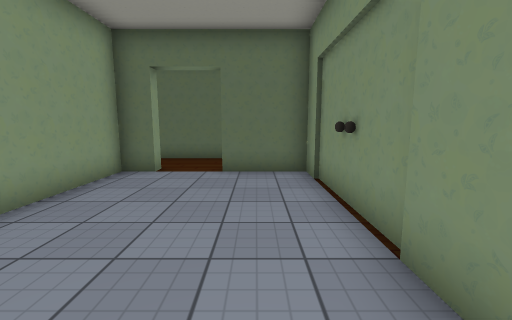
[1] (above)

19 first-person views from a walk through a scene from a Unity 3-D project. The camera is 1.4 m above the floor, tilts 8° down and sees 90° across. The floor is counted in squares, 1 m on a side. Each view is taken from the middle of a square. On the plan, view 1 faces up. The plan holds only what a view shows up to about 13 squares ahead; the rest is blank. The place goes on beyond the plan. The player character is not drawn. Door leaves are left out, so doorways stand open. Some surface patterns are stand-ins.

[2]
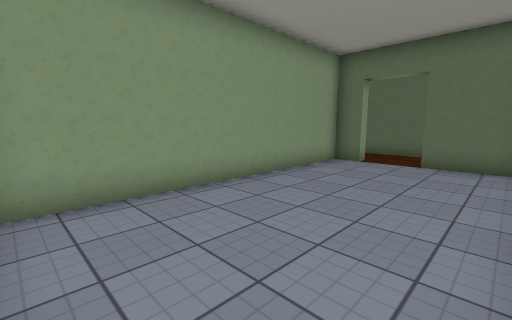

[3]
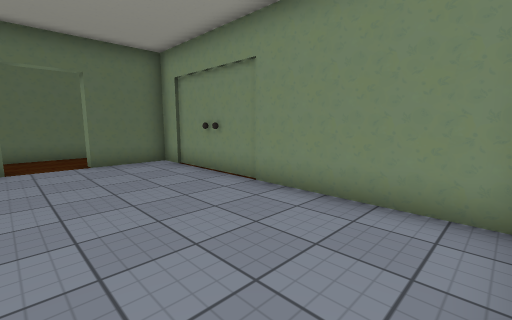

[4]
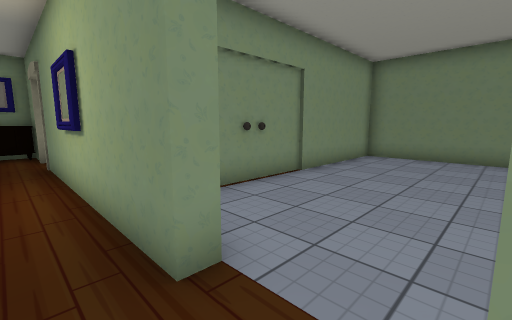

[5]
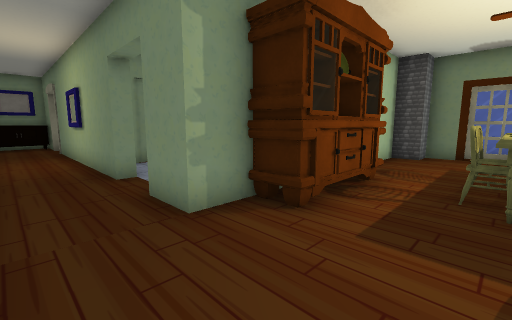

[6]
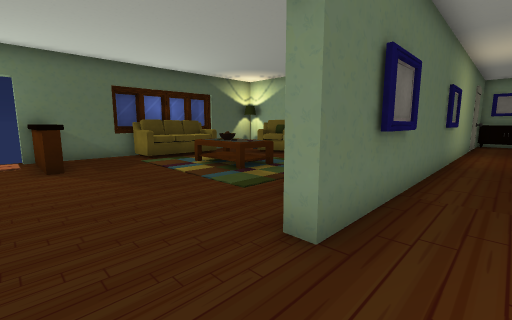

[7]
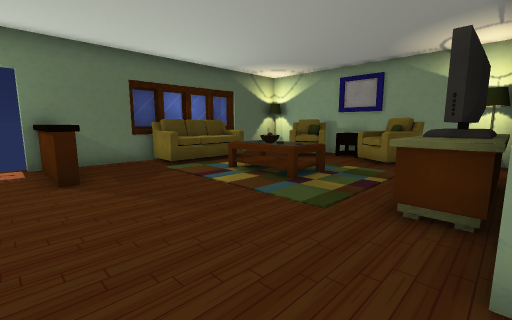

[8]
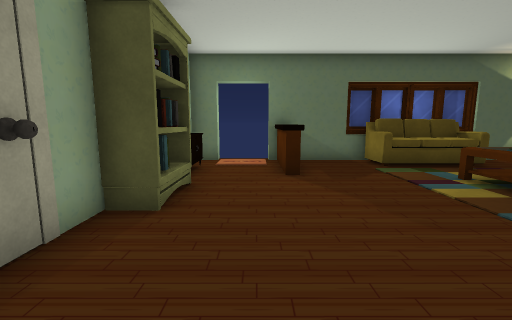

[9]
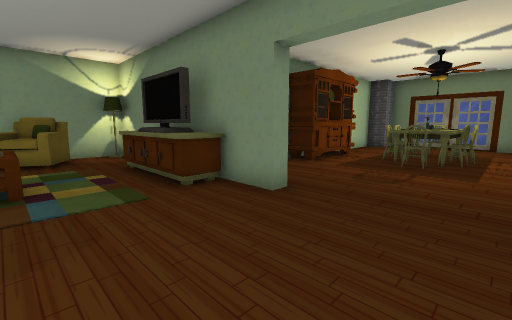

[10]
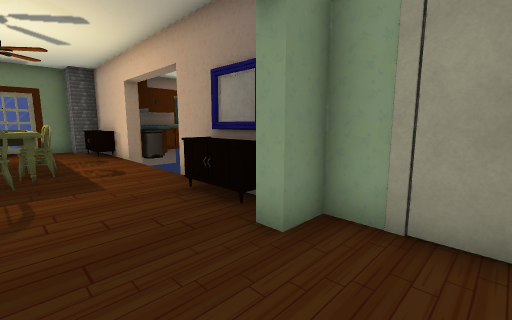

[11]
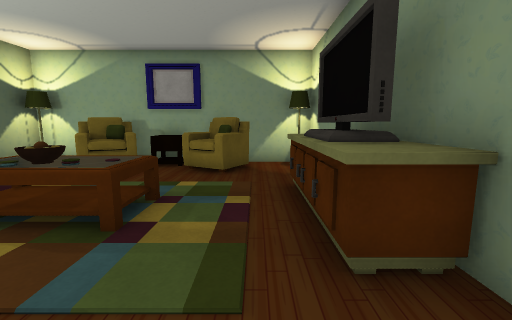

[12]
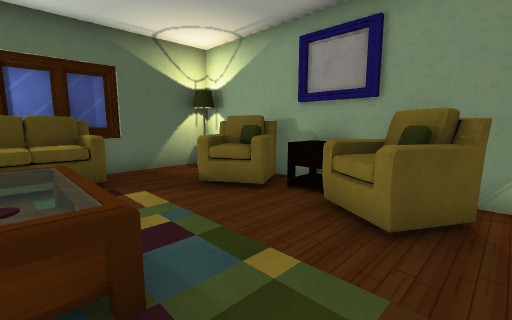

[13]
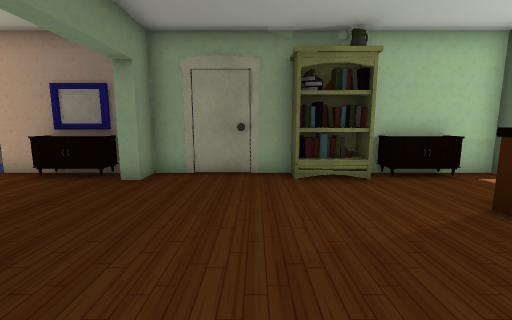

[14]
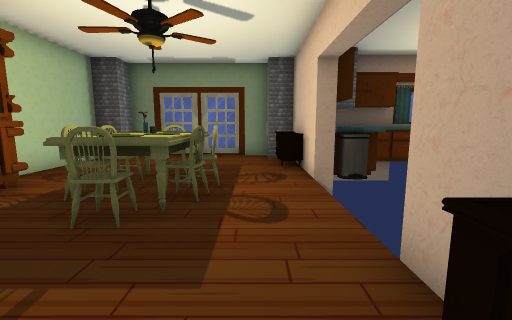

[15]
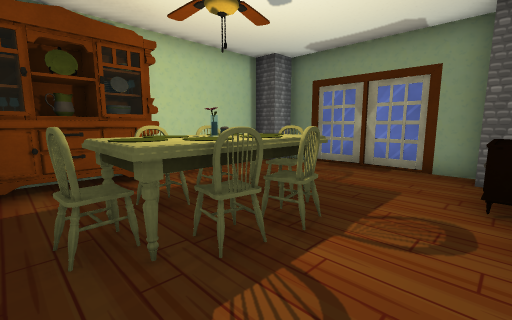

[16]
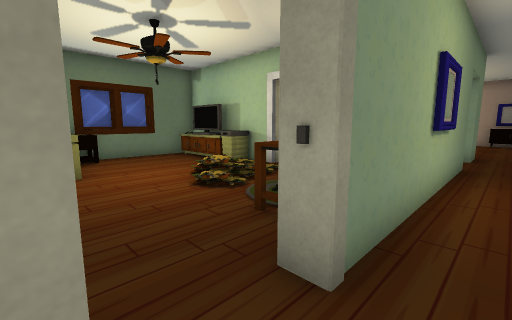

[17]
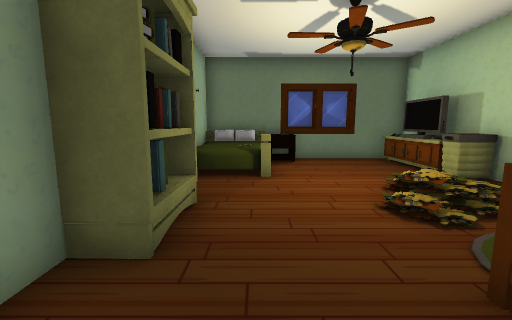

[18]
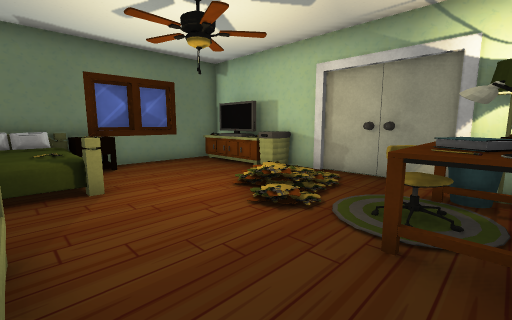

[19]
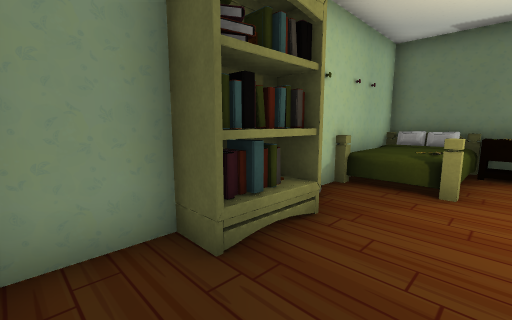

### Floor plan
Ten units are one square. View 1 is at (0, 0); x grows to the right and y downward. Boxes are objects, and circles mark ways between rooms. Rooms are numbered by the first view taken in them; rooms with no view inside come last. Other rooms are left out.
<svg viewBox="-160 -220 270 252">
<path fill="none" stroke="#000" d="M15 -44 15 -75 -10 -75M-30 -75 -40 -75 -40 21M-31 25 15 25 15 -36M-45 -65 -45 -80 -30 -80M-10 -80 72 -80 72 -74M-125 -100 -125 -65M-125 -151 -125 -110 -115 -110 -115 -105M-125 -25 -125 15 -115 15 -115 25 -55 25 -55 15 -45 15 -45 -29M-56 -210 -95 -210M-52 -214 -64 -214M-41 -214 -51 -214M-16 -214 -39 -214M-115 -210 -125 -210 -125 -174M71 -105 -75 -105 -75 -110 15 -110 15 -210 -22 -210M-155 17 -142 17M75 -12 100 -12M20 -26 20 25 100 25 100 -20M100 -54 100 -71M56 27 68 27M76 14 76 4"/>
<rect x="15" y="-45" width="10" height="10" fill="#bbb"><title>other object</title></rect>
<rect x="15" y="-75" width="10" height="10" fill="#bbb"><title>other object</title></rect>
<rect x="-155" y="-5" width="10" height="20" fill="#bbb"><title>other object</title></rect>
<rect x="-145" y="5" width="20" height="10" fill="#bbb"><title>other object</title></rect>
<rect x="-145" y="-25" width="10" height="10" fill="#bbb"><title>other object</title></rect>
<rect x="-125" y="5" width="10" height="10" fill="#bbb"><title>other object</title></rect>
<rect x="-125" y="-15" width="10" height="10" fill="#bbb"><title>other object</title></rect>
<rect x="-125" y="-85" width="10" height="10" fill="#bbb"><title>other object</title></rect>
<rect x="-125" y="-95" width="10" height="10" fill="#bbb"><title>other object</title></rect>
<rect x="-125" y="-105" width="10" height="10" fill="#bbb"><title>other object</title></rect>
<rect x="-125" y="-175" width="10" height="30" fill="#bbb"><title>other object</title></rect>
<rect x="-125" y="-195" width="10" height="10" fill="#bbb"><title>other object</title></rect>
<rect x="-105" y="-35" width="10" height="10" fill="#bbb"><title>other object</title></rect>
<rect x="-105" y="-45" width="10" height="10" fill="#bbb"><title>other object</title></rect>
<rect x="-95" y="-25" width="20" height="10" fill="#bbb"><title>other object</title></rect>
<rect x="-95" y="-55" width="20" height="30" fill="#bbb"><title>other object</title></rect>
<rect x="-95" y="-55" width="10" height="10" fill="#bbb"><title>other object</title></rect>
<rect x="-95" y="-205" width="10" height="30" fill="#bbb"><title>other object</title></rect>
<rect x="-85" y="-35" width="10" height="10" fill="#bbb"><title>other object</title></rect>
<rect x="-85" y="-45" width="10" height="10" fill="#bbb"><title>other object</title></rect>
<rect x="-65" y="-75" width="20" height="50" fill="#bbb"><title>other object</title></rect>
<rect x="-65" y="-125" width="50" height="10" fill="#bbb"><title>other object</title></rect>
<rect x="-65" y="-205" width="40" height="10" fill="#bbb"><title>other object</title></rect>
<rect x="-55" y="-155" width="20" height="10" fill="#bbb"><title>other object</title></rect>
<rect x="-55" y="-165" width="20" height="10" fill="#bbb"><title>other object</title></rect>
<rect x="-55" y="-175" width="20" height="10" fill="#bbb"><title>other object</title></rect>
<rect x="-15" y="-155" width="30" height="30" fill="#bbb"><title>other object</title></rect>
<rect x="-15" y="-195" width="30" height="30" fill="#bbb"><title>other object</title></rect>
<rect x="5" y="-115" width="10" height="10" fill="#bbb"><title>other object</title></rect>
<rect x="5" y="-165" width="10" height="20" fill="#bbb"><title>other object</title></rect>
<rect x="5" y="-215" width="10" height="10" fill="#bbb"><title>other object</title></rect>
<rect x="25" y="-5" width="10" height="30" fill="#bbb"><title>other object</title></rect>
<rect x="25" y="-25" width="10" height="20" fill="#bbb"><title>other object</title></rect>
<rect x="25" y="-75" width="10" height="20" fill="#bbb"><title>other object</title></rect>
<rect x="35" y="-75" width="10" height="20" fill="#bbb"><title>other object</title></rect>
<rect x="45" y="-75" width="10" height="20" fill="#bbb"><title>other object</title></rect>
<rect x="55" y="-75" width="10" height="20" fill="#bbb"><title>other object</title></rect>
<rect x="65" y="15" width="10" height="10" fill="#bbb"><title>other object</title></rect>
<rect x="65" y="5" width="10" height="10" fill="#bbb"><title>other object</title></rect>
<rect x="75" y="15" width="10" height="10" fill="#bbb"><title>other object</title></rect>
<rect x="75" y="-5" width="10" height="10" fill="#bbb"><title>other object</title></rect>
<rect x="85" y="15" width="10" height="10" fill="#bbb"><title>other object</title></rect>
<rect x="85" y="-55" width="20" height="20" fill="#bbb"><title>other object</title></rect>
<circle cx="-20" cy="-80" r="3" fill="#2a7"/>
<circle cx="80" cy="-80" r="3" fill="#2a7"/>
<text x="-10" y="-30">1</text>
<text x="-60" y="-100">2</text>
<text x="60" y="-30">3</text>
</svg>
Room 1 opens to room 2. Room 2 opens to room 3.

Where each view was taken, in squares from view 1:
view 1: 0 up, 0 right, facing up
view 2: 2 down, 1 right, facing up-left
view 3: 2 down, 3 left, facing up-right
view 4: 9 up, 3 left, facing down-right
view 5: 10 up, 8 left, facing down-right
view 6: 9 up, 10 left, facing up-right
view 7: 11 up, 10 left, facing up-right
view 8: 11 up, 10 left, facing up
view 9: 15 up, 11 left, facing down-right
view 10: 13 up, 9 left, facing down-left
view 11: 13 up, 8 left, facing right
view 12: 13 up, 4 left, facing up-right
view 13: 14 up, 5 left, facing left
view 14: 9 up, 11 left, facing down
view 15: 6 up, 12 left, facing down-right
view 16: 9 up, 9 right, facing down-left
view 17: 8 up, 8 right, facing down
view 18: 7 up, 9 right, facing down-left
view 19: 7 up, 7 right, facing down-right
